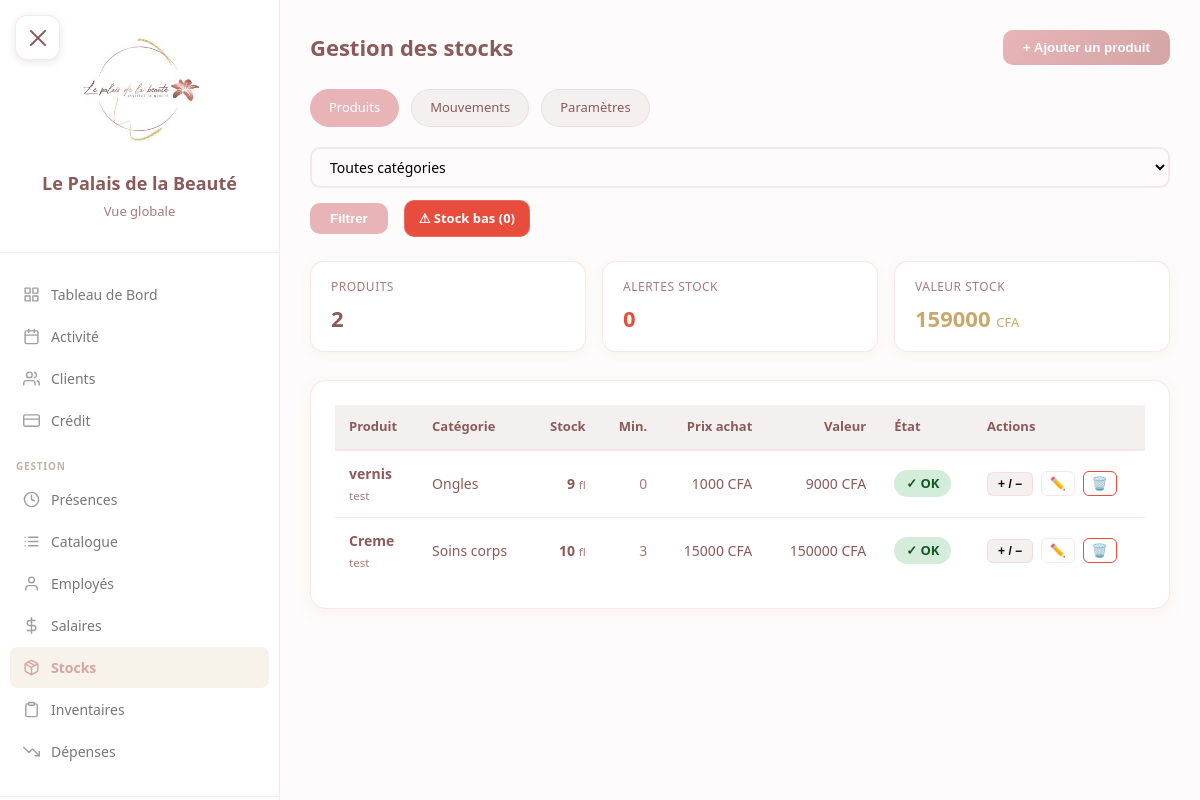
The app's page /gestion/stocks/ (signed in), older data.
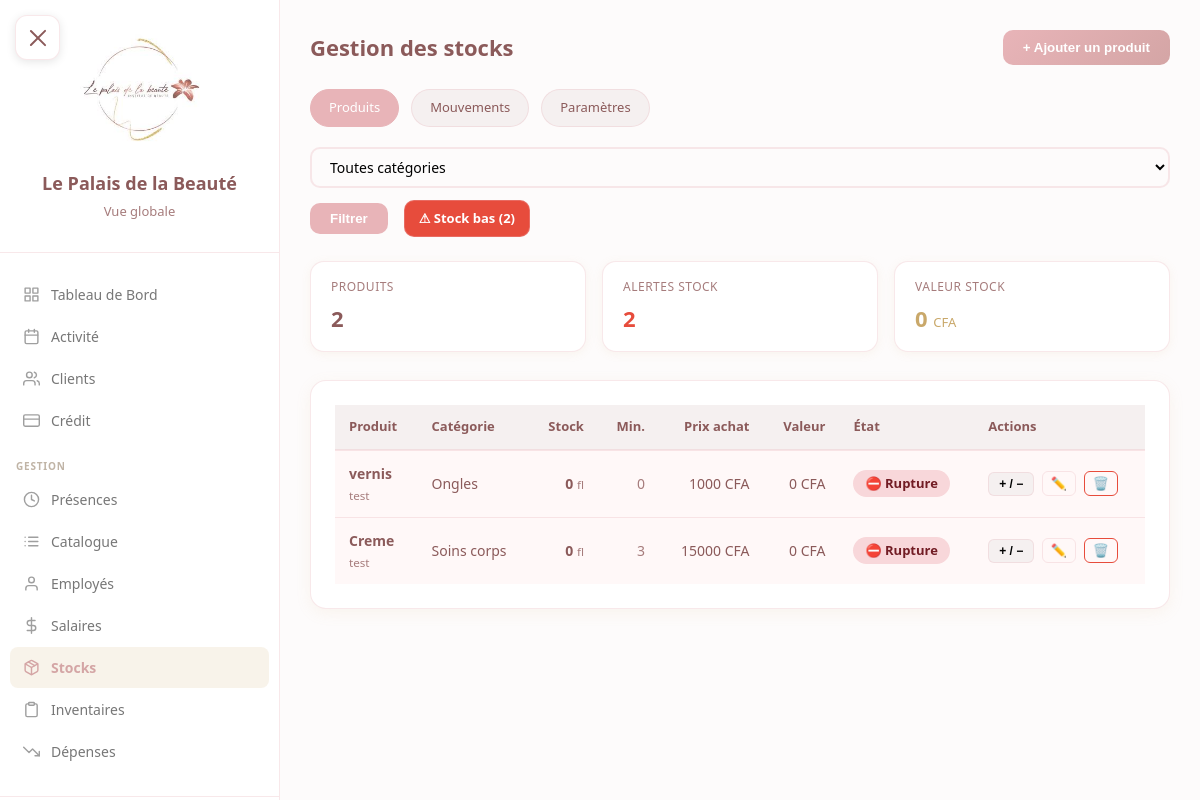
The same page, newer data.
### core/models.py (models this page shows, shortened)
class Produit(models.Model):
    nom = models.CharField(max_length=200)
    reference = models.CharField(max_length=100, blank=True, default='')
    categorie = models.ForeignKey(
        CategorieProduit, on_delete=models.PROTECT,
        null=True, blank=True, related_name='produits'
    )
    unite = models.ForeignKey(
        UniteMesure, on_delete=models.PROTECT,
        null=True, blank=True, related_name='produits'
    )
    fournisseur = models.ForeignKey(
        Fournisseur, on_delete=models.SET_NULL,
        null=True, blank=True, related_name='produits'
    )
    prix_achat = models.IntegerField(default=0, validators=[MinValueValidator(0)])
    prix_vente = models.IntegerField(default=0, validators=[MinValueValidator(0)], help_text="0 si non vendu aux clients")
    stock_actuel = models.IntegerField(default=0)
    stock_minimum = models.IntegerField(default=0, validators=[MinValueValidator(0)])
    actif = models.BooleanField(default=True)
    date_creation = models.DateTimeField(auto_now_add=True)
    class Meta:
        verbose_name = "Produit"
        verbose_name_plural = "Produits"
        ordering = ['categorie__nom', 'nom']
    @property
    def en_alerte(self):
        return self.stock_actuel <= self.stock_minimum
    @property
    def valeur_stock(self):
        return self.stock_actuel * self.prix_achat

class Fournisseur(models.Model):
    nom = models.CharField(max_length=200)
    telephone = models.CharField(max_length=20, blank=True, default='')
    email = models.EmailField(blank=True, default='')
    actif = models.BooleanField(default=True)
    date_creation = models.DateTimeField(auto_now_add=True)
    class Meta:
        verbose_name = "Fournisseur"
        verbose_name_plural = "Fournisseurs"
        ordering = ['nom']

class CategorieProduit(models.Model):
    nom = models.CharField(max_length=100, unique=True)
    description = models.TextField(blank=True, null=True)
    class Meta:
        verbose_name = "Catégorie produit"
        verbose_name_plural = "Catégories produits"
        ordering = ['nom']

class UniteMesure(models.Model):
    nom = models.CharField(max_length=50, unique=True)
    abrv = models.CharField(max_length=10, blank=True, default='')
    class Meta:
        verbose_name = "Unité de mesure"
        verbose_name_plural = "Unités de mesure"
        ordering = ['nom']

### gestion/views.py (the view)
# urls.py: path('stocks/', views.stocks_produits, name='stocks_produits'),
@login_required
@role_required(['patron', 'manager'])
def stocks_produits(request):
    categorie_id = request.GET.get('categorie', 'tous')
    filtre_alerte = request.GET.get('alerte', '')
    produits = Produit.objects.filter(actif=True).select_related('categorie', 'unite', 'fournisseur')
    if categorie_id != 'tous' and categorie_id:
        produits = produits.filter(categorie_id=categorie_id)
    if filtre_alerte == '1':
        ids_alerte = [p.id for p in produits if p.en_alerte]
        produits = produits.filter(id__in=ids_alerte)
    nb_alertes = sum(1 for p in Produit.objects.filter(actif=True) if p.en_alerte)
    valeur_totale = sum(p.valeur_stock for p in produits)
    categories = CategorieProduit.objects.all()
    unites = UniteMesure.objects.all()
    fournisseurs = Fournisseur.objects.filter(actif=True)
    return render(request, 'gestion/stocks/produits.html', {
        'produits': produits,
        'categories': categories,
        'unites': unites,
        'fournisseurs': fournisseurs,
        'categorie_id': categorie_id,
        'filtre_alerte': filtre_alerte,
        'nb_alertes': nb_alertes,
        'valeur_totale': valeur_totale,
        'nb_produits': produits.count(),
    })

### core/models.py (called while the page is built)
    def is_patron(self):
        return self.role == 'patron'

### templates/gestion/stocks/produits.html (shortened to what this page needs)
{% extends 'base.html' %}
{% block content %}
<div class="stk-container">
    <div class="page-header">
        <h1>Gestion des stocks</h1>
        <button class="btn-primary" onclick="document.getElementById('modalProduit').style.display='flex'">+ Ajouter un produit</button>
    </div>
    <div class="links-bar">
        <a href="{% url 'gestion:stocks_produits' %}" class="link-btn active">Produits</a>
        <a href="{% url 'gestion:stocks_mouvements' %}" class="link-btn">Mouvements</a>
        <a href="{% url 'gestion:stocks_parametres' %}" class="link-btn">Paramètres</a>
    </div>
    <form method="get" class="filters-bar">
        <select name="categorie">
            <option value="tous" {% if categorie_id == 'tous' %}selected{% endif %}>Toutes catégories</option>
        </select>
        <button type="submit">Filtrer</button>
        {% if filtre_alerte == '1' %}
        <a href="?categorie={{ categorie_id }}" class="btn-alerte-off btn-icon" style="text-decoration:none;padding:8px 14px;border-radius:10px;font-size:13px;font-weight:600;">✓ Alertes actives</a>
        {% else %}
        <a href="?categorie={{ categorie_id }}&alerte=1" class="btn-alerte btn-icon" style="text-decoration:none;padding:8px 14px;border-radius:10px;font-size:13px;font-weight:600;color:white;">⚠ Stock bas ({{ nb_alertes }})</a>
        {% endif %}
    </form>
    <div class="totaux-grid">
        <div class="total-card">
            <div class="label">Produits</div>
            <div class="val">{{ nb_produits }}</div>
        </div>
        <div class="total-card red">
            <div class="label">Alertes stock</div>
            <div class="val">{{ nb_alertes }}</div>
        </div>
        <div class="total-card gold">
            <div class="label">Valeur stock</div>
            <div class="val">{{ valeur_totale|floatformat:0 }} <small style="font-size:13px;font-weight:400;">CFA</small></div>
        </div>
    </div>
    <div class="card">
        <table>
            <thead>
                <tr>
                    <th>Produit</th>
                    <th>Catégorie</th>
                    <th class="text-right">Stock</th>
                    <th class="text-right">Min.</th>
                    <th class="text-right">Prix achat</th>
                    <th class="text-right">Valeur</th>
                    <th>État</th>
                    <th>Actions</th>
                </tr>
            </thead>
            <tbody>
                {% for p in produits %}
                <tr {% if p.en_alerte %}class="alerte-row"{% endif %}>
                    <td>
                        <strong>{{ p.nom }}</strong>
                        {% if p.fournisseur %}<br><small style="color:var(--text-light);">{{ p.fournisseur.nom }}</small>{% endif %}
                    </td>
                    <td>{{ p.categorie.nom|default:"—" }}</td>
                    <td class="text-right">
                        <strong>{{ p.stock_actuel }}</strong>
                        {% if p.unite %} <small style="color:var(--text-light);">{{ p.unite.abrv|default:p.unite.nom }}</small>{% endif %}
                    </td>
                    <td class="text-right" style="color:var(--text-light);">{{ p.stock_minimum }}</td>
                    <td class="text-right">{{ p.prix_achat|floatformat:0 }} CFA</td>
                    <td class="text-right">{{ p.valeur_stock|floatformat:0 }} CFA</td>
                    <td>
                        {% if p.stock_actuel == 0 %}
                        <span class="stock-badge stock-zero">⛔ Rupture</span>
                        {% elif p.en_alerte %}
                        <span class="stock-badge stock-bas">⚠ Bas</span>
                        {% else %}
                        <span class="stock-badge stock-ok">✓ OK</span>
                        {% endif %}
                    </td>
                    <td>
                        <button class="btn-mouv" onclick="ouvrirModalMouvement({{ p.id }}, '{{ p.nom|escapejs }}', {{ p.stock_actuel }}, {{ p.prix_achat }})">+ / −</button>
                        <button class="btn-icon" onclick="ouvrirModalModifier({{ p.id }}, '{{ p.nom|escapejs }}', '{{ p.reference|escapejs }}', {{ p.categorie.id|default:'null' }}, {{ p.unite.id|default:'null' }}, {{ p.fournisseur.id|default:'null' }}, {{ p.prix_achat }}, {{ p.stock_minimum }}, {{ p.prix_vente }})" title="Modifier">✏️</button>
                        <button class="btn-icon" onclick="supprimerProduit({{ p.id }}, '{{ p.nom|escapejs }}')" title="Supprimer" style="border-color:#e74c3c;">🗑️</button>
                    </td>
                </tr>
                {% empty %}
                <tr><td colspan="8" style="text-align:center;color:var(--text-light);font-style:italic;padding:40px;">Aucun produit</td></tr>
                {% endfor %}
            </tbody>
        </table>
    </div>
</div>
{% endblock %}

### templates/base.html (shortened to what this page needs)
<!DOCTYPE html>
<html lang="fr">
<head>
    <link rel="stylesheet" href="/static/css/style.css">
</head>
<body>
    <button class="mobile-menu-btn" id="mobileMenuBtn" aria-label="Menu">
        <span></span>
    </button>
    <div class="main-layout">
        <aside class="sidebar" id="sidebar">
            <div class="sidebar-header">
                <img src="/static/images/logo.jpg" alt="Logo" class="sidebar-logo" onerror="this.style.display='none'">
                <div class="sidebar-title">Le Palais de la Beauté</div>
                <div class="sidebar-subtitle">
                    {% if request.user.is_authenticated %}
                        {% if request.user.utilisateur.is_patron %}
                            Vue globale
                        {% elif request.user.utilisateur.is_employe %}
                            Vue globale
                        {% else %}
                            {{ request.user.utilisateur.institut.nom }}
                        {% endif %}
                    {% endif %}
                </div>
            </div>
            <nav class="sidebar-nav">
                {% if request.user.is_authenticated %}
                    {% if request.user.utilisateur.is_patron %}
                        <div class="nav-section">
                            <a href="{% url 'dashboard:index' %}" class="nav-item {% if request.resolver_match.app_name == 'dashboard' %}active{% endif %}">
                                <svg class="nav-icon" viewBox="0 0 24 24" fill="none" stroke="currentColor" stroke-width="2" stroke-linecap="round" stroke-linejoin="round"><rect x="3" y="3" width="7" height="7"/><rect x="14" y="3" width="7" height="7"/><rect x="14" y="14" width="7" height="7"/><rect x="3" y="14" width="7" height="7"/></svg>
                                Tableau de Bord
                            </a>
                            <a href="{% url 'agenda:index' institut_code='palais' %}" class="nav-item ">
                                <svg class="nav-icon" viewBox="0 0 24 24" fill="none" stroke="currentColor" stroke-width="2" stroke-linecap="round" stroke-linejoin="round"><rect x="3" y="4" width="18" height="18" rx="2" ry="2"/><line x1="16" y1="2" x2="16" y2="6"/><line x1="8" y1="2" x2="8" y2="6"/><line x1="3" y1="10" x2="21" y2="10"/></svg>
                                Activité
                            </a>
                            <a href="{% url 'core:clients_list' %}" class="nav-item ">
                                <svg class="nav-icon" viewBox="0 0 24 24" fill="none" stroke="currentColor" stroke-width="2" stroke-linecap="round" stroke-linejoin="round"><path d="M17 21v-2a4 4 0 0 0-4-4H5a4 4 0 0 0-4 4v2"/><circle cx="9" cy="7" r="4"/><path d="M23 21v-2a4 4 0 0 0-3-3.87"/><path d="M16 3.13a4 4 0 0 1 0 7.75"/></svg>
                                Clients
                            </a>
                            <a href="{% url 'credits:index' institut_code='palais' %}" class="nav-item {% if request.resolver_match.app_name == 'credits' %}active{% endif %}">
                                <svg class="nav-icon" viewBox="0 0 24 24" fill="none" stroke="currentColor" stroke-width="2" stroke-linecap="round" stroke-linejoin="round"><rect x="1" y="4" width="22" height="16" rx="2" ry="2"/><line x1="1" y1="10" x2="23" y2="10"/></svg>
                                Crédit
                            </a>
                        </div>
                        <div class="nav-section">
                            <div class="nav-section-title">Gestion</div>
                            <a href="{% url 'gestion:presences_pointage' %}" class="nav-item ">
                                <svg class="nav-icon" viewBox="0 0 24 24" fill="none" stroke="currentColor" stroke-width="2" stroke-linecap="round" stroke-linejoin="round"><circle cx="12" cy="12" r="10"/><polyline points="12 6 12 12 16 14"/></svg>
                                Présences
                            </a>
                            <a href="{% url 'gestion:catalogue' %}" class="nav-item {% if request.resolver_match.url_name and 'catalogue' in request.resolver_match.url_name %}active{% endif %}">
                                Catalogue
                            </a>
                            <a href="{% url 'core:employes_list' %}" class="nav-item {% if request.resolver_match.url_name == 'employes_list' %}active{% endif %}">
                                <svg class="nav-icon" viewBox="0 0 24 24" fill="none" stroke="currentColor" stroke-width="2" stroke-linecap="round" stroke-linejoin="round"><path d="M20 21v-2a4 4 0 0 0-4-4H8a4 4 0 0 0-4 4v2"/><circle cx="12" cy="7" r="4"/></svg>
                                Employés
                            </a>
                            <a href="{% url 'gestion:salaires_calcul' %}" class="nav-item ">
                                <svg class="nav-icon" viewBox="0 0 24 24" fill="none" stroke="currentColor" stroke-width="2" stroke-linecap="round" stroke-linejoin="round"><line x1="12" y1="1" x2="12" y2="23"/><path d="M17 5H9.5a3.5 3.5 0 0 0 0 7h5a3.5 3.5 0 0 1 0 7H6"/></svg>
                                Salaires
                            </a>
                            <a href="{% url 'gestion:stocks_produits' %}" class="nav-item {% if request.resolver_match.url_name and 'stocks' in request.resolver_match.url_name or request.resolver_match.url_name and 'produit' in request.resolver_match.url_name or request.resolver_match.url_name and 'mouvement' in request.resolver_match.url_name %}active{% endif %}">
                                Stocks
                            </a>
                            <a href="{% url 'gestion:inventaire_liste' %}" class="nav-item {% if request.resolver_match.url_name and 'inventaire' in request.resolver_match.url_name %}active{% endif %}">
                                <svg class="nav-icon" viewBox="0 0 24 24" fill="none" stroke="currentColor" stroke-width="2" stroke-linecap="round" stroke-linejoin="round"><path d="M16 4h2a2 2 0 0 1 2 2v14a2 2 0 0 1-2 2H6a2 2 0 0 1-2-2V6a2 2 0 0 1 2-2h2"/><rect x="8" y="2" width="8" height="4" rx="1" ry="1"/></svg>
                                Inventaires
                            </a>
                            <a href="{% url 'gestion:depenses_liste' %}" class="nav-item {% if request.resolver_match.url_name and 'depense' in request.resolver_match.url_name %}active{% endif %}">
                                <svg class="nav-icon" viewBox="0 0 24 24" fill="none" stroke="currentColor" stroke-width="2" stroke-linecap="round" stroke-linejoin="round"><polyline points="23 18 13.5 8.5 8.5 13.5 1 6"/><polyline points="17 18 23 18 23 12"/></svg>
                                Dépenses
                            </a>
                        </div>
                    {% endif %}
                {% endif %}
            </nav>
            {% if request.user.is_authenticated %}
                <div class="sidebar-footer">
                </div>
            {% endif %}
        </aside>
        <main class="main-content">
            {% block content %}
            {% endblock %}
        </main>
    </div>
</body>
</html>

Row changes from the older to the newer data that the page shows:
changed Produit "vernis": stock_actuel "9" → "0"; valeur_stock "9000" → "0"; stock_actuel "✓ OK" → "⛔ Rupture"
changed Produit "Creme": stock_actuel "10" → "0"; valeur_stock "150000" → "0"; stock_actuel "✓ OK" → "⛔ Rupture"
Text that changed along with them:
{{ nb_alertes }}: "0" → "2"
{{ valeur_totale|floatformat:0 }}: "159000" → "0"
